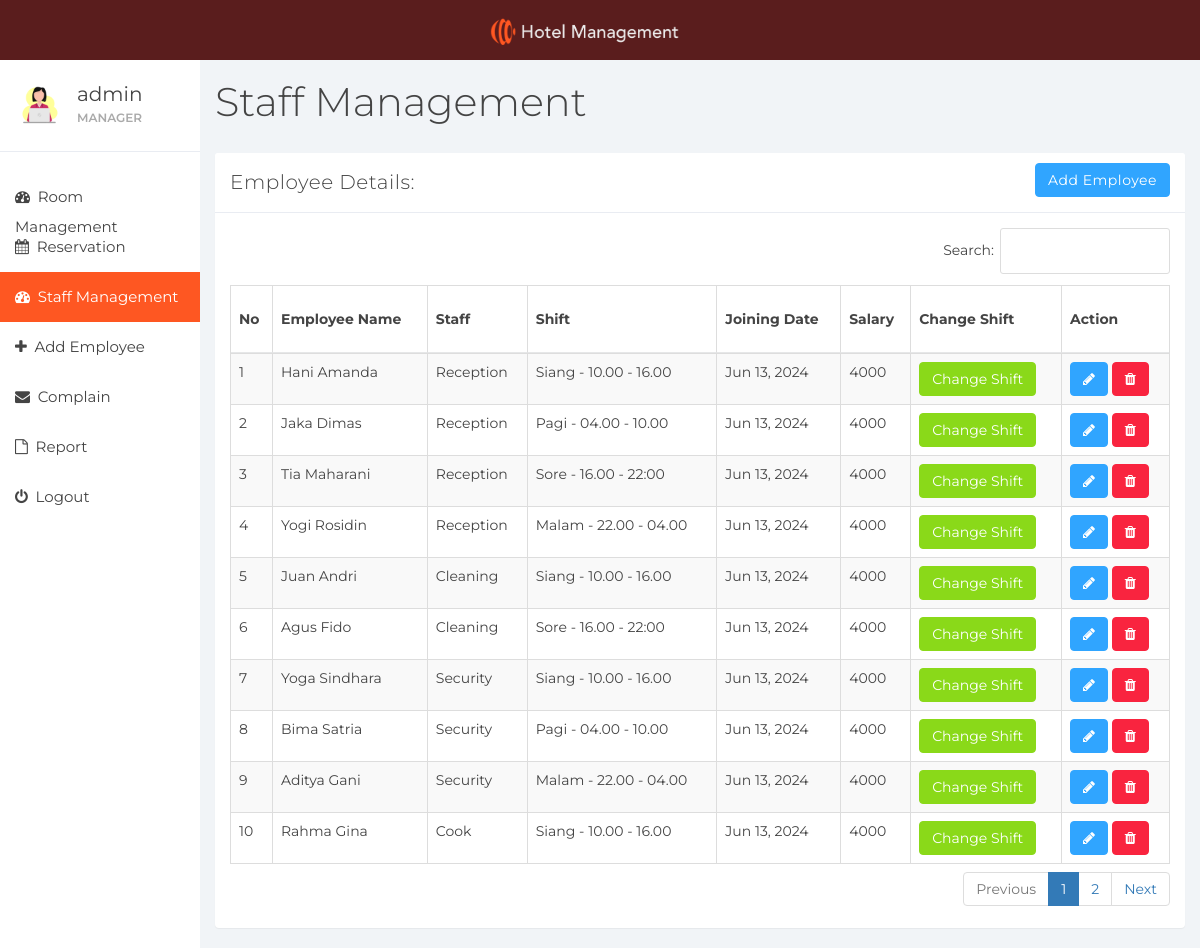
/index.php?staff_mang (signed in), run on the app's committed database.
### tables this page shows
CREATE TABLE `user` (
  `id` int(11) NOT NULL,
  `name` varchar(100) NOT NULL,
  `username` varchar(15) NOT NULL,
  `email` varchar(100) NOT NULL,
  `password` varchar(100) NOT NULL,
  `created_at` timestamp NOT NULL DEFAULT current_timestamp()
);

CREATE TABLE `staff` (
  `emp_id` int(11) NOT NULL,
  `emp_name` varchar(100) NOT NULL,
  `staff_type_id` int(11) NOT NULL,
  `shift_id` int(11) NOT NULL,
  `id_card_type` int(11) NOT NULL,
  `id_card_no` varchar(20) NOT NULL,
  `address` varchar(100) NOT NULL,
  `contact_no` varchar(20) NOT NULL,
  `salary` bigint(20) NOT NULL,
  `joining_date` timestamp NOT NULL DEFAULT current_timestamp(),
  `updated_at` timestamp NOT NULL DEFAULT current_timestamp() ON UPDATE current_timestamp()
);

CREATE TABLE `staff_type` (
  `staff_type_id` int(10) NOT NULL,
  `staff_type` varchar(100) NOT NULL
);

CREATE TABLE `shift` (
  `shift_id` int(10) NOT NULL,
  `shift` varchar(100) NOT NULL,
  `shift_timing` varchar(100) NOT NULL
);

### staff_mang.php (the view, shortened to what this page needs)
<div class="col-sm-9 col-sm-offset-3 col-lg-10 col-lg-offset-2 main">
    <div class="row">
        <div class="col-lg-12">
            <h1 class="page-header">Staff Management</h1>
        </div>
    </div>
    <div class="row">
        <div class="col-lg-12">
            <div class="panel panel-default">
                <div class="panel-heading">Employee Details:
                    <a href="index.php?add_emp" class="btn btn-primary pull-right">Add Employee</a>
                </div>
                <div class="panel-body">
                    <table class="table table-striped table-bordered table-responsive" cellspacing="0" width="100%" id="rooms">
                        <thead>
                        <tr>
                            <th>No</th>
                            <th>Employee Name</th>
                            <th>Staff</th>
                            <th>Shift</th>
                            <th>Joining Date</th>
                            <th>Salary</th>
                            <th>Change Shift</th>
                            <th>Action</th>
                        </tr>
                        </thead>
                        <tbody>
                        <?php
                        $staff_query = "SELECT * FROM staff  NATURAL JOIN staff_type NATURAL JOIN shift";
                        $staff_result = mysqli_query($connection, $staff_query);
                        if (mysqli_num_rows($staff_result) > 0) {
                            $no = 1;
                            while ($staff = mysqli_fetch_assoc($staff_result)) { ?>
                                <tr>
                                    <td><?php echo $no; ?></td>
                                    <td><?php echo $staff['emp_name']; ?></td>
                                    <td><?php echo $staff['staff_type']; ?></td>
                                    <td><?php echo $staff['shift'] . ' - ' . $staff['shift_timing']; ?></td>
                                    <td><?php echo date('M j, Y', strtotime($staff['joining_date'])); ?></td>
                                    <td><?php echo $staff['salary']; ?></td>
                                    <td>
                                        <button class="btn btn-success" data-toggle="modal" data-target="#changeShift"
                                                data-id="<?php echo $staff['emp_id']; ?>" id="change_shift">Change Shift</button>
                                    </td>
                                    <td>
                                        <button data-toggle="modal"
                                                data-target="#empDetail<?php echo $staff['emp_id']; ?>"
                                                data-id="<?php echo $staff['emp_id']; ?>" id="editEmp"
                                                class="btn btn-primary"><i class="fa fa-pencil"></i></button>
                                        <a href='functionmis.php?empid=<?php echo $staff['emp_id']; ?>'
                                           class="btn btn-danger" onclick="return confirm('Are you Sure?')"><i
                                                    class="fa fa-trash"></i></a>
                                    </td>
                                </tr>
                                <?php
                                $no++;
                            }
                        }
                        ?>
                        </tbody>
                    </table>
                </div>
            </div>
        </div>
    </div>
</div>

### header.php (shortened to what this page needs)
<!DOCTYPE html>
<html>
<head>
    <link href="css/bootstrap.min.css" rel="stylesheet">
    <link href="css/font-awesome.min.css" rel="stylesheet">
    <link href="css/datepicker3.css" rel="stylesheet">
    <link href="css/dataTables.bootstrap.min.css" rel="stylesheet">
    <link href="css/styles.css" rel="stylesheet">
</head>
<body>
<nav class="navbar navbar-custom navbar-fixed-top" role="navigation">
    <div class="container-fluid">
        <div class="navbar-header">
            <a class="navbar-brand text-center" href="#" style="width: 100%;">
                <img src="img/logo.png" alt="" style="width: 190px; margin: 0 auto; object-fit: cover;">
            </a>
        </div>
    </div>
</nav>

### sidebar.php (shortened to what this page needs)
<div id="sidebar-collapse" class="col-sm-3 col-lg-2 sidebar">
    <div class="profile-sidebar">
        <div class="profile-userpic">
            <img src="img/admin.png" class="img-responsive" alt="">
        </div>
        <div class="profile-usertitle">
            <div class="profile-usertitle-name"><?php echo $user['name'];?></div>
            <div class="profile-usertitle-status"></span>Manager</div>
        </div>
    </div>
    <ul class="nav menu">
        <?php
        if (isset($_GET['room_mang'])){ ?>
            <li class="active">
                <a href="index.php?room_mang"><em class="fa fa-dashboard">&nbsp;</em>
                    Room Management
                </a>
            </li>
        <?php } else{?>
            <li>
                <a href="index.php?room_mang"><em class="fa fa-dashboard">&nbsp;</em>
                    Room Management
                </a>
            </li>
        <?php }
        if (isset($_GET['reservation'])){ ?>
            <li class="active">
                <a href="index.php?reservation"><em class="fa fa-calendar">&nbsp;</em>
                    Reservation
                </a>
            </li>
        <?php } else{?>
            <li>
                <a href="index.php?reservation"><em class="fa fa-calendar">&nbsp;</em>
                    Reservation
                </a>
            </li>
        <?php }
        if (isset($_GET['staff_mang'])){ ?>
            <li class="active">
                <a href="index.php?staff_mang"><em class="fa fa-dashboard">&nbsp;</em>
                    Staff Management
                </a>
            </li>
        <?php }
        if (isset($_GET['add_emp'])){ ?>
            <li class="active">
                <a href="index.php?add_emp"><em class="fa fa-plus">&nbsp;</em>
                    Add Employee
                </a>
            </li>
        <?php } else{?>
            <li>
                <a href="index.php?add_emp"><em class="fa fa-plus">&nbsp;</em>
                    Add Employee
                </a>
            </li>
        <?php }
        if (isset($_GET['complain'])){ ?>
            <li class="active">
                <a href="index.php?complain"><em class="fa fa-envelope">&nbsp;</em>
                    Complain
                </a>
            </li>
        <?php } else{?>
            <li>
                <a href="index.php?complain"><em class="fa fa-envelope">&nbsp;</em>
                    Complain
                </a>
            </li>
        <?php }
        if (isset($_GET['laporan'])){ ?>
            <li class="active">
                <a href="index.php?laporan"><em class="fa fa-file-o">&nbsp;</em>
                    Report
                </a>
            </li>
        <?php } else{?>
            <li>
                <a href="index.php?laporan"><em class="fa fa-file-o">&nbsp;</em>
                    Report
                </a>
            </li>
        <?php }
        ?>
        <li><a href="logout.php"><em class="fa fa-power-off">&nbsp;</em> Logout</a></li>
    </ul>
</div>

### index.php (shortened to what this page needs)
<?php
include_once "db.php";
if (isset($_SESSION['user_id'])){
    $user_id = $_SESSION['user_id'];
    $userQuery = "SELECT * FROM user WHERE id = '$user_id'";
    $result = mysqli_query($connection, $userQuery);
    $user = mysqli_fetch_assoc($result);
}else{
    header('Location:login.php');
}
include_once "header.php";
include_once "sidebar.php";
if (isset($_GET['room_mang'])){
    include_once "room_mang.php";
}
elseif (isset($_GET['reservation'])){
    include_once "reservation.php";
}
elseif (isset($_GET['staff_mang'])){
    include_once "staff_mang.php";
}
elseif (isset($_GET['add_emp'])){
    include_once "add_emp.php";
}
elseif (isset($_GET['complain'])){
    include_once "complain.php";
}
elseif (isset($_GET['statistics'])){
    include_once "statistics.php";
}
elseif (isset($_GET['emp_history'])){
    include_once "emp_history.php";
}
elseif (isset($_GET['history_room'])){
    include_once "history_room.php";
}
elseif (isset($_GET['laporan'])){
    include_once "laporan.php";
}
else{
    include_once "room_mang.php";
}
include_once "footer.php";

### footer.php (shortened to what this page needs)
</body>
</html>

### css/styles.css (style rules this page uses)
body { background: #f1f4f7; padding-top: 60px; font-size: 14px; color: #444444; font-family: "Montserrat", "Helvetica Neue", Helvetica, Arial, sans-serif; }
a, a:hover, a:focus { color: #30a5ff; }
h1, h2, h3, h4, h5, h6 { color: #444444; }
h1 { font-weight: 300; font-size: 40px; }
.navbar-custom { background: #5a1d1d; height: 60px; }
.navbar-header .navbar-brand { color: #fff; font-size: 20px; text-transform: uppercase; font-weight: 500; height: 60px; padding-top: 18px; }
.btn-primary, .btn-primary:hover, .btn-primary:focus, .btn-primary:active, .btn-primary.active, .open > .dropdown-toggle.btn-primary, .btn-primary.disabled, .btn-primary[disabled], fieldset[disabled] .btn-primary, .btn-primary.disabled:hover, .btn-primary[disabled]:hover, fieldset[disabled] .btn-primary:hover, .btn-primary.disabled:focus, .btn-primary[disabled]:focus, fieldset[disabled] .btn-primary:focus, .btn-primary.disabled:active, .btn-primary[disabled]:active, fieldset[disabled] .btn-primary:active, .btn-primary.disabled.active, .btn-primary[disabled].active, fieldset[disabled] .btn-primary.active { background-color: #30a5ff; border-color: #30a5ff; }
.btn-success, .btn-success:hover, .btn-success:focus, .btn-success:active, .btn-success.active, .open > .dropdown-toggle.btn-success, .btn-success.disabled, .btn-success[disabled], fieldset[disabled] .btn-success, .btn-success.disabled:hover, .btn-success[disabled]:hover, fieldset[disabled] .btn-success:hover, .btn-success.disabled:focus, .btn-success[disabled]:focus, fieldset[disabled] .btn-success:focus, .btn-success.disabled:active, .btn-success[disabled]:active, fieldset[disabled] .btn-success:active, .btn-success.disabled.active, .btn-success[disabled].active, fieldset[disabled] .btn-success.active { background-color: #8ad919; border-color: #8ad919; }
.btn-danger, .btn-danger:hover, .btn-danger:focus, .btn-danger:active, .btn-danger.active, .open > .dropdown-toggle.btn-danger, .btn-danger.disabled, .btn-danger[disabled], fieldset[disabled] .btn-danger, .btn-danger.disabled:hover, .btn-danger[disabled]:hover, fieldset[disabled] .btn-danger:hover, .btn-danger.disabled:focus, .btn-danger[disabled]:focus, fieldset[disabled] .btn-danger:focus, .btn-danger.disabled:active, .btn-danger[disabled]:active, fieldset[disabled] .btn-danger:active, .btn-danger.disabled.active, .btn-danger[disabled].active, fieldset[disabled] .btn-danger.active { background-color: #f9243f; border-color: #f9243f; }
.panel { border: 0; }
.panel-heading { font-size: 20px; font-weight: 300; letter-spacing: 0.025em; height: 60px; line-height: 38px; }
.panel-default .panel-heading { background: #fff; border-bottom: 1px solid #e9ecf2; color: #444444; }
.navbar { border: 0; }
.sidebar { display: block; padding: 0; display: none; box-shadow: none; background: #fff; }
.sidebar ul { margin: 20px 0px; }
@media (min-width: 768px) { .sidebar { display: block; position: fixed; top: 60px; bottom: 0; left: 0; z-index: 1000; display: block; margin: 0; padding: 0; overflow-x: hidden; overflow-y: auto; } }
@media (min-width: 768px) { .navbar-header { width: 100%; } }
.sidebar ul.nav .active a, .sidebar ul.nav li.parent a.active, .sidebar ul.nav .active > a:hover, .sidebar ul.nav li.parent a.active:hover, .sidebar ul.nav .active > a:focus, .sidebar ul.nav li.parent a.active:focus { color: #fff; background-color: #fe5722; }
.sidebar ul.nav li a { height: 50px; font-size: 15px; line-height: 2em; color: #444444; }
.profile-sidebar { padding: 10px 0; border-bottom: 1px solid #e9ecf2; }
.profile-userpic img { float: left; margin: 10px 0px 0px 15px; width: 50px; height: 50px; border-radius: 9999px !important; }
.profile-usertitle { float: left; text-align: left; margin: 10px 0 0 12px; }
.profile-usertitle-name { font-size: 20px; margin-bottom: 0px; }
.profile-usertitle-status { text-transform: uppercase; color: #aaa; font-size: 12px; font-weight: 600; margin-bottom: 15px; }
h1.page-header { margin-top: 20px; border-bottom: 0; }
.table { background: #fff; }
.table > thead > tr > th { border-bottom: 1px solid #e6e7e8; vertical-align: middle; height: 50px; }

### data on the page
user: name "admin"
staff: emp_name "Hani Amanda", staff_type.staff_type "Reception", shift.shift "Siang", shift.shift_timing "10.00 - 16.00", joining_date "Jun 13, 2024", salary "4000"
staff: emp_name "Jaka Dimas", staff_type.staff_type "Reception", shift.shift "Pagi", shift.shift_timing "04.00 - 10.00", joining_date "Jun 13, 2024", salary "4000"
staff: emp_name "Tia Maharani", staff_type.staff_type "Reception", shift.shift "Sore", shift.shift_timing "16.00 - 22:00", joining_date "Jun 13, 2024", salary "4000"
staff: emp_name "Yogi Rosidin", staff_type.staff_type "Reception", shift.shift "Malam", shift.shift_timing "22.00 - 04.00", joining_date "Jun 13, 2024", salary "4000"
staff: emp_name "Juan Andri", staff_type.staff_type "Cleaning", shift.shift "Siang", shift.shift_timing "10.00 - 16.00", joining_date "Jun 13, 2024", salary "4000"
staff: emp_name "Agus Fido", staff_type.staff_type "Cleaning", shift.shift "Sore", shift.shift_timing "16.00 - 22:00", joining_date "Jun 13, 2024", salary "4000"
staff: emp_name "Yoga Sindhara", staff_type.staff_type "Security", shift.shift "Siang", shift.shift_timing "10.00 - 16.00", joining_date "Jun 13, 2024", salary "4000"
staff: emp_name "Bima Satria", staff_type.staff_type "Security", shift.shift "Pagi", shift.shift_timing "04.00 - 10.00", joining_date "Jun 13, 2024", salary "4000"
staff: emp_name "Aditya Gani", staff_type.staff_type "Security", shift.shift "Malam", shift.shift_timing "22.00 - 04.00", joining_date "Jun 13, 2024", salary "4000"
staff: emp_name "Rahma Gina", staff_type.staff_type "Cook", shift.shift "Siang", shift.shift_timing "10.00 - 16.00", joining_date "Jun 13, 2024", salary "4000"
